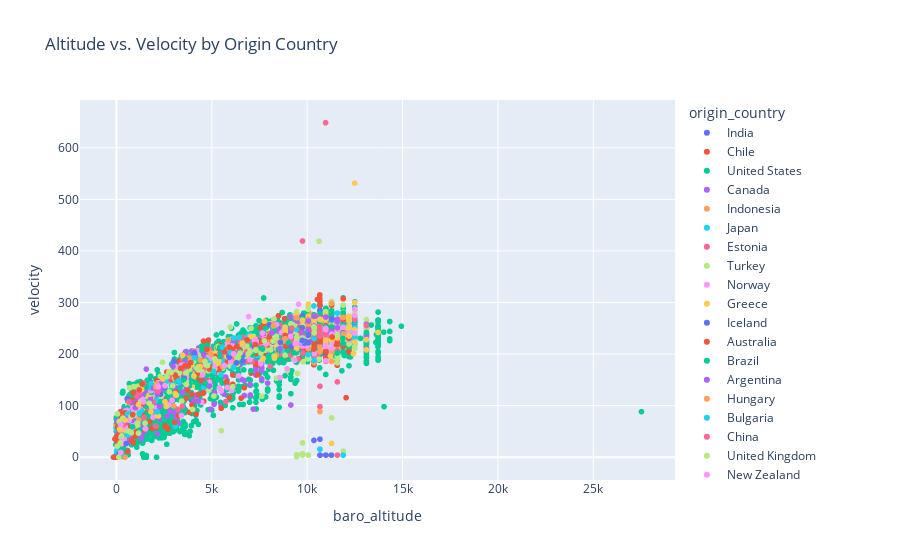

Notebook cell for this chart:
### Markdown cell above
#### Altitude vs. Velocity

### Code cell
import plotly.express as px

# --- 1. Altitude vs. Velocity ---
fig1 = px.scatter(
    df_final,
    x="baro_altitude",
    y="velocity",
    color="origin_country",
    hover_data=["callsign", "icao24"],
    title="Altitude vs. Velocity by Origin Country"
)
fig1.show()
